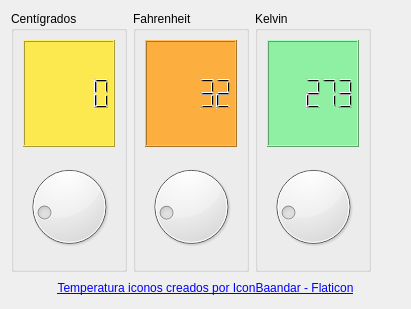
<?xml version="1.0" encoding="UTF-8"?>
<ui version="4.0">
 <class>Conversor</class>
 <widget class="QDialog" name="Conversor">
  <property name="geometry">
   <rect>
    <x>0</x>
    <y>0</y>
    <width>411</width>
    <height>309</height>
   </rect>
  </property>
  <property name="windowTitle">
   <string>Conversor</string>
  </property>
  <property name="windowIcon">
   <iconset resource="recursos.qrc">
    <normaloff>:/recursos/temperatura-alta.png</normaloff>:/recursos/temperatura-alta.png</iconset>
  </property>
  <layout class="QVBoxLayout" name="verticalLayout_3">
   <item>
    <widget class="QWidget" name="widget" native="true">
     <layout class="QHBoxLayout" name="horizontalLayout">
      <property name="leftMargin">
       <number>0</number>
      </property>
      <property name="topMargin">
       <number>0</number>
      </property>
      <property name="rightMargin">
       <number>29</number>
      </property>
      <property name="bottomMargin">
       <number>0</number>
      </property>
      <item>
       <widget class="QGroupBox" name="groupBox">
        <property name="title">
         <string>Centígrados</string>
        </property>
        <layout class="QVBoxLayout" name="verticalLayout">
         <item>
          <widget class="QLCDNumber" name="outCent">
           <property name="styleSheet">
            <string notr="true">background-color: rgb(252, 233, 79);</string>
           </property>
          </widget>
         </item>
         <item>
          <widget class="QDial" name="inCent">
           <property name="minimum">
            <number>-18</number>
           </property>
          </widget>
         </item>
        </layout>
       </widget>
      </item>
      <item>
       <widget class="QGroupBox" name="groupBox_2">
        <property name="title">
         <string>Fahrenheit</string>
        </property>
        <layout class="QVBoxLayout" name="verticalLayout_2">
         <item>
          <widget class="QLCDNumber" name="outFahr">
           <property name="styleSheet">
            <string notr="true">background-color: rgb(252, 175, 62);</string>
           </property>
           <property name="intValue" stdset="0">
            <number>32</number>
           </property>
          </widget>
         </item>
         <item>
          <widget class="QDial" name="inFahr">
           <property name="maximum">
            <number>210</number>
           </property>
           <property name="value">
            <number>32</number>
           </property>
          </widget>
         </item>
        </layout>
       </widget>
      </item>
      <item>
       <widget class="QGroupBox" name="groupBox_3">
        <property name="title">
         <string>Kelvin</string>
        </property>
        <layout class="QVBoxLayout" name="verticalLayout_4">
         <item>
          <widget class="QLCDNumber" name="outkelv">
           <property name="styleSheet">
            <string notr="true">background-color: rgb(143, 240, 164);</string>
           </property>
           <property name="value" stdset="0">
            <double>273.000000000000000</double>
           </property>
          </widget>
         </item>
         <item>
          <widget class="QDial" name="inkelv">
           <property name="minimum">
            <number>255</number>
           </property>
           <property name="maximum">
            <number>372</number>
           </property>
           <property name="value">
            <number>273</number>
           </property>
          </widget>
         </item>
        </layout>
       </widget>
      </item>
     </layout>
    </widget>
   </item>
   <item>
    <widget class="QLabel" name="label">
     <property name="maximumSize">
      <size>
       <width>16777215</width>
       <height>20</height>
      </size>
     </property>
     <property name="text">
      <string>&lt;a href=&quot;https://www.flaticon.es/iconos-gratis/temperatura&quot; title=&quot;temperatura iconos&quot;&gt;Temperatura iconos creados por IconBaandar - Flaticon&lt;/a&gt;</string>
     </property>
     <property name="alignment">
      <set>Qt::AlignCenter</set>
     </property>
    </widget>
   </item>
  </layout>
 </widget>
 <resources>
  <include location="recursos.qrc"/>
 </resources>
 <connections>
  <connection>
   <sender>inCent</sender>
   <signal>valueChanged(int)</signal>
   <receiver>outCent</receiver>
   <slot>display(int)</slot>
   <hints>
    <hint type="sourcelabel">
     <x>78</x>
     <y>182</y>
    </hint>
    <hint type="destinationlabel">
     <x>78</x>
     <y>70</y>
    </hint>
   </hints>
  </connection>
  <connection>
   <sender>inFahr</sender>
   <signal>valueChanged(int)</signal>
   <receiver>outFahr</receiver>
   <slot>display(int)</slot>
   <hints>
    <hint type="sourcelabel">
     <x>222</x>
     <y>182</y>
    </hint>
    <hint type="destinationlabel">
     <x>222</x>
     <y>70</y>
    </hint>
   </hints>
  </connection>
  <connection>
   <sender>inkelv</sender>
   <signal>valueChanged(int)</signal>
   <receiver>outkelv</receiver>
   <slot>display(int)</slot>
   <hints>
    <hint type="sourcelabel">
     <x>314</x>
     <y>208</y>
    </hint>
    <hint type="destinationlabel">
     <x>314</x>
     <y>94</y>
    </hint>
   </hints>
  </connection>
 </connections>
</ui>
